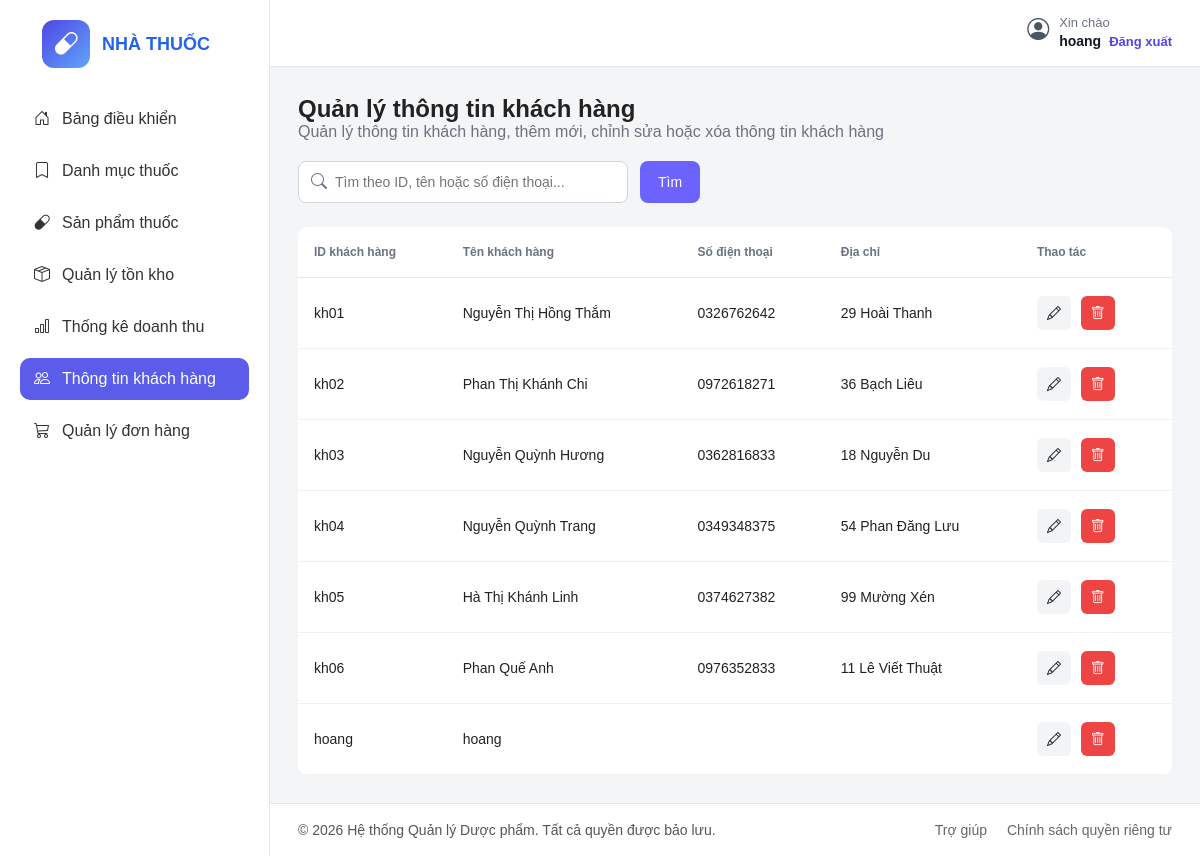
The page /dashboard/khach-hang/ (signed in) on the database as committed earlier.
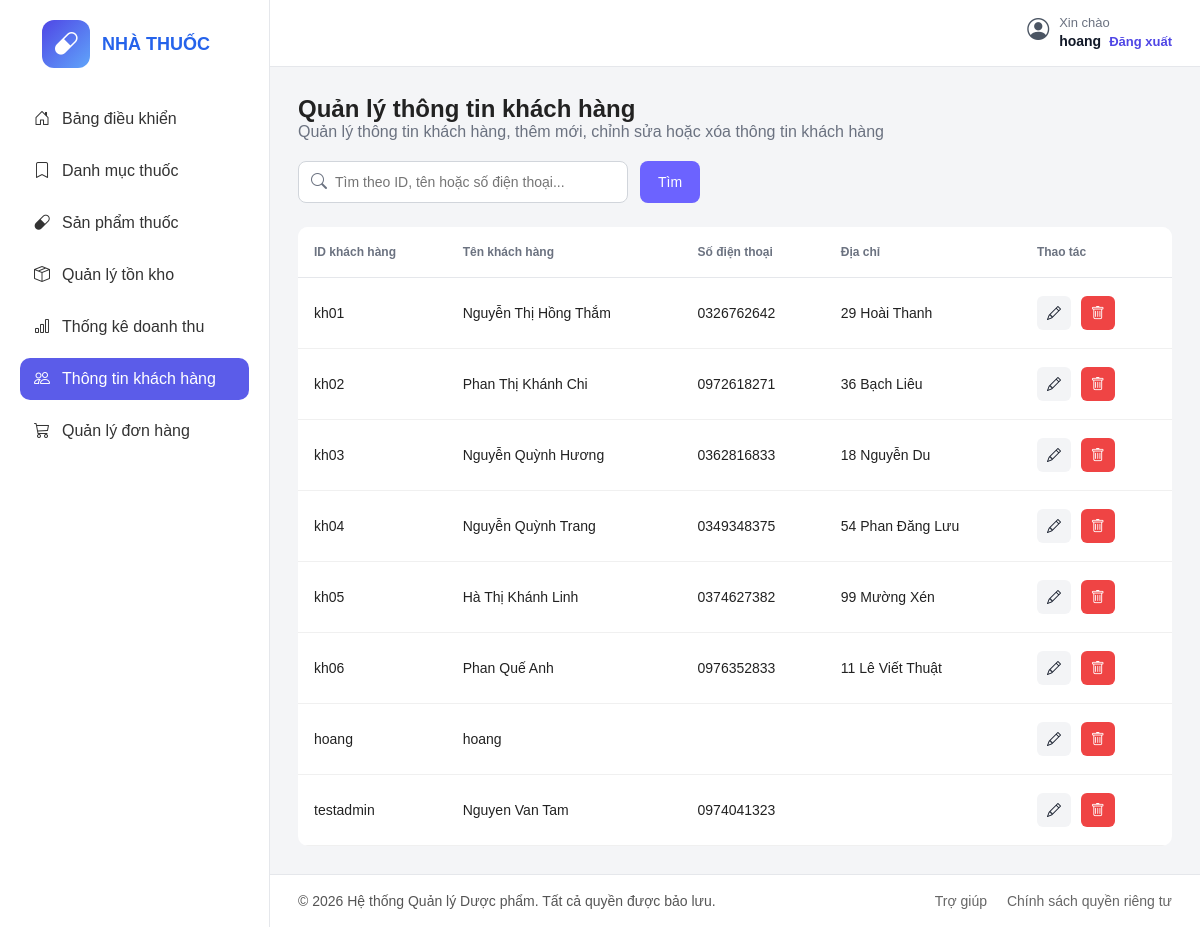
The same page on the database as committed later.
### core/models.py (models this page shows, shortened)
class Customer(models.Model):
    user = models.OneToOneField(User, on_delete=models.CASCADE)
    full_name = models.CharField(max_length=100)
    address = models.CharField(max_length=255, blank=True)
    phone = models.CharField(max_length=20)
    avatar = models.ImageField(upload_to='avatars/', blank=True, null=True)

### core/views.py (the view, shortened to what this page needs)
# urls.py: path('dashboard/khach-hang/', views.admin_customers, name='admin_customers'),
@login_required
@user_passes_test(is_admin)
def admin_customers(request):
    keyword = request.GET.get('q', '').strip()
    customers = Customer.objects.select_related('user').all().order_by('id')
    return render(request, 'admin_panel/khachhang.html', {
        'customers': customers,
        'keyword': keyword,
    })

### core/views.py (called while the page is built)
def is_admin(user):
    return user.is_staff

### templates/admin_panel/khachhang.html (shortened to what the changed rows need)
{% load static %}
<!DOCTYPE html>
<html lang="vi">
<head>
  <link rel="stylesheet" href="{% static 'css/khachhang.css' %}" />
  <link rel="stylesheet" href="https://cdn.jsdelivr.net/npm/bootstrap-icons@1.11.3/font/bootstrap-icons.min.css" />
</head>
<body>
  <div class="container">
    <aside class="sidebar">
      <div class="logo">
        <div>
          <h2>NHÀ THUỐC</h2>
        </div>
      </div>
    </aside>
    <main class="main-content">
      <section class="titleql">
        <h2>Quản lý thông tin khách hàng</h2>
        <div class="table-wrapper">
          <table>
            <thead>
              <tr>
                <th>ID khách hàng</th>
                <th>Tên khách hàng</th>
                <th>Số điện thoại</th>
                <th>Địa chỉ</th>
                <th>Thao tác</th>
              </tr>
            </thead>
            <tbody>
              {% for customer in customers %}
              <tr>
                <td>{{ customer.user.username }}</td>
                <td>{{ customer.full_name }}</td>
                <td>{{ customer.phone }}</td>
                <td>{{ customer.address }}</td>
                <td>
                  <button
                    type="button"
                    class="edit-btn open-edit-popup"
                    data-id="{{ customer.id }}"
                    data-username="{{ customer.user.username }}"
                    data-full-name="{{ customer.full_name }}"
                    data-phone="{{ customer.phone }}"
                    data-address="{{ customer.address }}"
                  >
                    <i class="bi bi-pencil"></i>
                  </button>
                  <form method="post"
                    action="{% url 'admin_customer_delete' customer.id %}"
                    style="display:inline"
                    onsubmit="return confirm('Bạn có chắc muốn xóa thông tin khách hàng này không?');">
                    <button type="submit" class="delete-btn">
                      <i class="bi bi-trash"></i>
                    </button>
                  </form>
                </td>
              </tr>
              {% empty %}
              <tr>
                <td colspan="5" class="empty-row">Không tìm thấy khách hàng phù hợp.</td>
              </tr>
              {% endfor %}
            </tbody>
          </table>
        </div>
      </section>
    </main>
  </div>
</body>
</html>

Rows that differ between the two databases and show on the page:
added Customer: user.username "testadmin", full_name "Nguyen Van Tam", phone "0974041323"
